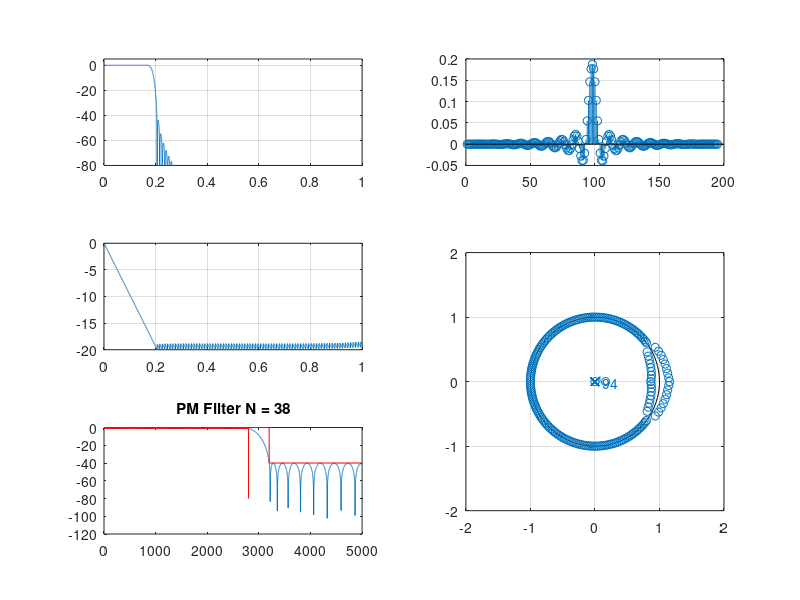

Reproduce this figure in MATLAB.
% Projeto filtro 1
% LP - (fa = 10000 Hz, f1 = 2800 Hz; f2 = 3200 Hz, Ap = 1 dB, As = 40 dB, GdB = 0 dB)

close all;
clear all;
clc;

% Especificacoes
fa = 10000; fp = 2800; fs = 3200;
Ap = 1; As = 40; GdB = 0;
wp = fp/fa*2; ws = fs/fa*2

%% aa
wc1 = sqrt(wp*ws); % media geometrica
Dw1 = ws - wp;
M1 = ceil(3.32*pi/(Dw1));
G0 = GdB;

% primeiro ajuste
G0 = 0.056; % db

% Projeto inicial
M = M1;
Dw = Dw1;
wc = wc1;

% segundo ajuste M
wp2 = 0.1833*pi; ws2 = 0.2021*pi;
Dw2 = ws2 -wp2;
M2 = ceil(M1*Dw2/Dw1); % nova ordem do filtro 2*M2
M = M2;

% terceiro ajuste M
% wp3 = 0.1807*pi; ws3 = 0.2061*pi;
% Dw3 = ws3 -wp3;
% M3 = ceil(M2*Dw3/Dw1); % nova ordem do filtro 2*M2
% M = M3;

% ajuste deslocamento
Dws = ws - ws2;
Dwp = wp - wp2;
wc2 = wc1 + (Dwp + Dws)/2;
wc = wc2;

k = 1:M;
% Low Pass
bi = sin(wc*k)./(pi*k);
b0 = wc/pi;
b = [flip(bi) b0 bi];

m = -M:M;
% wk = 0.5 + 0.5*cos(2*pi*m/(2*M+1)); % Hann
wk = hann(2*M+1)';
% wk = bartlett(2*M+1)';
% wk = triang(2*M+1)';
% wk = hamming(2*M+1)';
b = b.*wk*10^(-G0/20); % regular altura do filtro em db
% 
% [h, w] = freqz(b, 1, linspace(0,pi,100000));
% % plot(w/pi, abs(h)); grid on;
% plot(w/pi, 20*log10(abs(h))); grid on;
% ylim([-80 10])
% hold on;
% plot([0,wp,wp]/pi,[-Ap,-Ap,-80], '-red')
% plot([0,ws/pi,ws/pi,1],[0,0,-As,-As], '-red')


subplot(3,2,[4 6])
zplane(b, 1);
axis([-2 2 -2 2])
[h, w] = freqz(b, 1, 'whole');
subplot(322)
stem(b), grid on;
subplot(321)
[h, w] = freqz(b, 1, linspace(0,pi,10000));
% plot(w/pi, abs(h)); grid on;
plot(w/pi, 20*log10(abs(h))); grid on;
ylim([-80 5])
Amim = 80
% plot([0 wp wp]/pi, -[Ap Ap Amin], 'r');

subplot(323)
plot(w/pi, unwrap(angle(h))/pi); grid on;
subplot(325)
grpdelay(b, 1)




%% Simulacao com PM
% Specs:

fcuts = [fp fs];
w = fcuts/fa*(2*pi);
wp = w(1)/pi; ws = w(2)/pi;

mags = [1 0];
% devs = [1-10^(-Ap/20) 10^(-As/20)];
devs = [1-10^(-(Ap/2-0.06)/20) 10^(-As/20)];
G0 = -Ap/2;

% calculo da ordem com firpmord
[n,f0,a0,w0] = firpmord(fcuts,mags,devs,fa);

% calculo algoritmo PM
h_pm = firpm(n,f0,a0,w0);
h_pm = h_pm*10^(G0/20);

[Hw,w] = freqz(h_pm, 1, 10000);
plot(w*fa/2/pi,20*log10(abs(Hw)))
title_txt = ['PM Filter N = ' num2str(n)];
title(title_txt)
hold on
Amin = 80;
% ylim([-Amin 10])
plot([0,wp,wp]*fa/2,[-Ap,-Ap,-80], '-red')
plot([0,ws,ws,1]*fa/2,[0,0,-As,-As], '-red')




